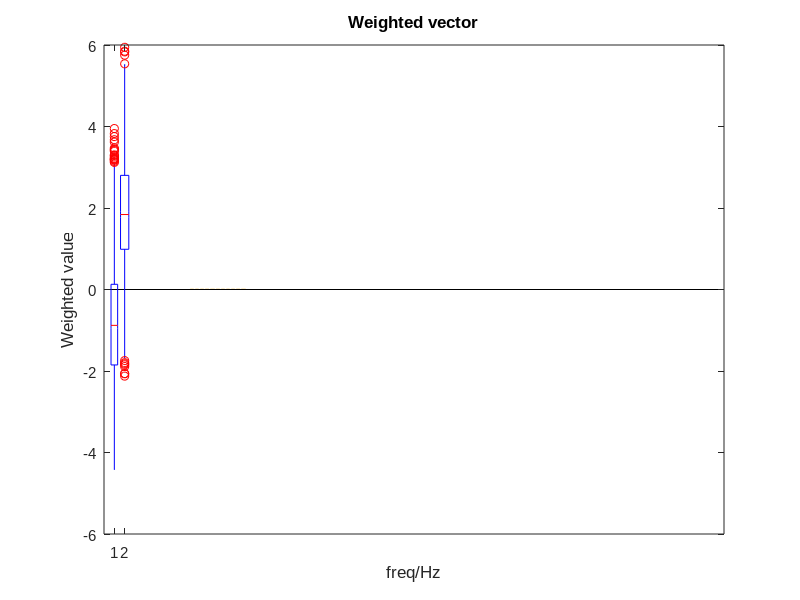

Write the MATLAB code that produced this figure. (Note: this script raises an error after producing the figure.)
% index plot

% Weighted vector
clc;clear;close all;
load w.mat

w = w / sum(w);
C7=[126,15,4;122,117,119;255,163,25;135,146,73;30,93,134]./255;
bar([0.5:0.5:3.5],w(1:7),'EdgeColor','w')
hold on
bar([4:0.5:8],w(8:16),'EdgeColor','w')
bar([8.5:0.5:13.5],w(17:27),'EdgeColor','w')
bar([14:0.5:30.5],w(28:61),'EdgeColor','w')
bar([31:0.5:50],w(62:100),'EdgeColor','w')
xlabel('freq/Hz'); ylabel('Weighted value'); title('Weighted vector')
set(gca,'FontName','Arial','FontSize',11)

%% WLS(error)
clc;clear;close all;
load FOF_index.mat f_error
load XiPi_index.mat x_error

PntSet1 = log10(x_error');
PntSet2 = log10(f_error');
Y=[PntSet1,PntSet2];
C1=[59 125 183;244 146 121;242 166 31;180 68 108;220 211 30]./255;
C2=[102,173,194;36,59,66;232,69,69;194,148,102;54,43,33]./255;
C3=[38,140,209;219,51,46;41,161,153;181,138,0;107,112,196]./255;
C4=[110,153,89;230,201,41;79,79,54;245,245,245;199,204,158]./255;
C5=[235,75,55;77,186,216;2,162,136;58,84,141;245,155,122]./255;
C6=[23,23,23;121,17,36;44,9,75;31,80,91;61,36,42]./255;
C7=[126,15,4;122,117,119;255,163,25;135,146,73;30,93,134]./255;
colorList=C7;

% boxplot
boxplot(Y,'Symbol','o','OutlierSize',3,'Colors',[0,0,0]);

% axis set
ax=gca;hold on;
ax.LineWidth=1.1;
ax.FontSize=13;
ax.FontName='Arial';
ax.XTickLabel={'ξ-π','FOOOF'};
ax.Title.String='Weighted least square';
ax.Title.FontSize=15;
ax.YLabel.String='log10(WLS)';

% line width
lineObj=findobj(gca,'Type','Line');
for i=1:length(lineObj)
    lineObj(i).LineWidth=1;
    lineObj(i).MarkerFaceColor=[1,1,1].*.3;
    lineObj(i).MarkerEdgeColor=[1,1,1].*.3;
end

% box color
boxObj=findobj(gca,'Tag','Box');
for i=1:length(boxObj)
    patch(boxObj(i).XData,boxObj(i).YData,colorList(mod(i,2)+2,:),'FaceAlpha',0.5,...
        'LineWidth',1.1);
end

%% R square
clc;clear;close all;
load FOF_index.mat f_R
load XiPi_index.mat x_R

PntSet1 = x_R';
PntSet2 = f_R';
Y=[PntSet1,PntSet2];
C7=[126,15,4;122,117,119;255,163,25;135,146,73;30,93,134]./255;
colorList=C7;

% boxplot
boxplot(Y,'Symbol','o','OutlierSize',3,'Colors',[0,0,0]);

% axis set
ax=gca;hold on;
ax.LineWidth=1.1;
ax.FontSize=13;
ax.FontName='Arial';
ax.XTickLabel={'ξ-π','FOOOF'};
ax.Title.String='R square';
ax.Title.FontSize=15;
ax.YLabel.String='Value';

% line width
lineObj=findobj(gca,'Type','Line');
for i=1:length(lineObj)
    lineObj(i).LineWidth=1;
    lineObj(i).MarkerFaceColor=[1,1,1].*.3;
    lineObj(i).MarkerEdgeColor=[1,1,1].*.3;
end

% box color
boxObj=findobj(gca,'Tag','Box');
for i=1:length(boxObj)
    patch(boxObj(i).XData,boxObj(i).YData,colorList(mod(i,2)+2,:),'FaceAlpha',0.5,...
        'LineWidth',1.1);
end

ylim([0.95 1])

%% likelihood
clc;clear;close all;
load FOF_index.mat f_likelihood
load XiPi_index.mat x_likelihood

C7=[126,15,4;122,117,119;255,163,25;135,146,73;30,93,134]./255;

sub = f_likelihood - x_likelihood;
sub(sub == 0) = nan;
scatter(sub,zeros(1,500),'MarkerFaceColor',C7(2,:))
hold on
plot([-50 50],[0 0],'black')
plot([0 0],[-1 1],'--','color','r')
xlim([-50 50])
title('Log likelihood')
xlabel('likelihood difference')
set(gca,'FontName','Arial','FontSize',11,'ytick',[])